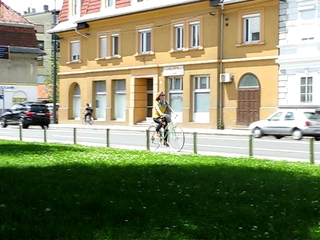
#> input picture Mosse/bicycle/00000001.jpg, 320 x 240 px, found by its file name; its folder holds only this picture in this run
$ python tracker.py
#> lines starting #> are read from the running program, lines starting #| are printed output that depends on the picture
### Mosse/my_mosse.py
"""
Python re-implementation of "Visual Object Tracking using Adaptive Correlation Filters"
@inproceedings{Bolme2010Visual,
  title={Visual object tracking using adaptive correlation filters},
  author={Bolme, David S. and Beveridge, J. Ross and Draper, Bruce A. and Lui, Yui Man},
  booktitle={Computer Vision & Pattern Recognition},
  year={2010},
}
"""
import numpy as np
import cv2


# 汉宁窗，防止频谱泄露
def cos_window(sz):
    """
    width, height = sz
    j = np.arange(0, width)
    i = np.arange(0, height)
    J, I = np.meshgrid(j, i)
    cos_window = np.sin(np.pi * J / width) * np.sin(np.pi * I / height)
    """

    cos_window = np.hanning(int(sz[1]))[:, np.newaxis].dot(np.hanning(int(sz[0]))[np.newaxis, :])
    return cos_window


# 该函数的作用是生成一个sz大小的的高斯核
def gaussian2d_labels(sz,sigma):
    w,h=sz
    xs, ys = np.meshgrid(np.arange(w), np.arange(h)) # 根据w, h的值生成一个网格的x，y坐标
    center_x, center_y = w / 2, h / 2
    dist = ((xs - center_x) ** 2 + (ys - center_y) ** 2) / (sigma**2)
    labels = np.exp(-0.5*dist)
    return labels


class BaseCF:
    def __init__(self):
        raise NotImplementedError

    def init(self,first_frame,bbox):
        raise NotImplementedError

    def update(self,current_frame):
        raise NotImplementedError


class MOSSE(BaseCF):
    def __init__(self,interp_factor=0.125,sigma=2.):
        super(MOSSE).__init__()
        self.interp_factor=interp_factor # 学习率
        self.sigma=sigma # 高斯变换中的方差

    def init(self,first_frame,bbox):
        #取帧
        if len(first_frame.shape)!=2:
            assert first_frame.shape[2]==3  #保证图片是3个通道进来的
            first_frame=cv2.cvtColor(first_frame,cv2.COLOR_BGR2GRAY) # RGB图片转换成灰度图片

        #用于预处理的初始化
        first_frame=first_frame.astype(np.float32)/255 # 归一化
        x,y,w,h=tuple(bbox) # 取出第一帧中ground truth的坐标值 x,y为框的左上角坐标，w, h为框的大小
        self._center=(x+w/2,y+h/2) # 计算ground truth的中心
        self.w,self.h=w,h # 获取框的大小
        w,h=int(round(w)),int(round(h)) # round()四舍五入
        self.cos_window=cos_window((w,h))  # 定义汉宁窗

        #生成G_desired
        self._fi=cv2.getRectSubPix(first_frame,(w,h),self._center) # 从第一帧中截取出检测的目标部分， _fi.shape = (w,h)
        self._G=np.fft.fft2(gaussian2d_labels((w,h),self.sigma)) # 首先生成一个w * h(检测框大小)的高斯核，然后对该高斯核进行傅里叶变换，初始化G

        #生成A_i B_i用来初始化H_i
        self.crop_size=(w,h) # 定义裁剪框的大小
        self._Ai=np.zeros_like(self._G) # 初始化Ai
        self._Bi=np.zeros_like(self._G) # 初始化Bi
        # 对Fi进行多次刚性形变，增强检测的鲁棒性
        # 计算出Ai和Bi的初始值
        for _ in range(8):
            fi=self._rand_warp(self._fi)
            Fi=np.fft.fft2(self._preprocessing(fi,self.cos_window))
            self._Ai+=self._G*np.conj(Fi)
            self._Bi+=Fi*np.conj(Fi)


    # [24 lines left out: function update, not called in this run]

    def _preprocessing(self,img,cos_window,eps=1e-5):
        '''
        该函数对数据进行预处理：
        1. 对数据矩阵取对数
        2. 接着标准化数据，使其更加符合标准正态分布
        (经过以上两步处理，直观上来说数据变得中心化了，弱化了其背景的影响)
        3. 使用窗函数处理数据，减弱其频谱泄露现象
        '''
        img=np.log(img+1)
        img=(img-np.mean(img))/(np.std(img)+eps)
        return cos_window*img

    def _rand_warp(self,img):
        '''
        该函数对第一帧的目标框进行随机重定位，刚性形变，减轻漂移。
        '''
        h, w = img.shape[:2]
        C = .1
        ang = np.random.uniform(-C, C)
        c, s = np.cos(ang), np.sin(ang)
        W = np.array([[c + np.random.uniform(-C, C), -s + np.random.uniform(-C, C), 0],
                      [s + np.random.uniform(-C, C), c + np.random.uniform(-C, C), 0]])
        center_warp = np.array([[w / 2], [h / 2]])
        tmp = np.sum(W[:, :2], axis=1).reshape((2, 1))
        W[:, 2:] = center_warp - center_warp * tmp
        warped = cv2.warpAffine(img, W, (w, h), cv2.BORDER_REFLECT)
        return warped

### Mosse/tracker.py
import cv2
import numpy as np
import os
from my_mosse import MOSSE

def get_axis_aligned_bbox(region):
    nv = region.size
    if nv == 8:
        cx = np.mean(region[0::2])
        cy = np.mean(region[1::2])
        x1 = min(region[0::2])
        x2 = max(region[0::2])
        y1 = min(region[1::2])
        y2 = max(region[1::2])
        A1 = np.linalg.norm(region[0:2] - region[2:4]) * np.linalg.norm(region[2:4] - region[4:6])
        A2 = (x2 - x1) * (y2 - y1)
        s = np.sqrt(A1 / A2)
        w = s * (x2 - x1) + 1
        h = s * (y2 - y1) + 1
    else:
        x = region[0]
        y = region[1]
        w = region[2]
        h = region[3]
        cx = x+w/2 # 中心坐标
        cy = y+h/2

    return cx-w/2, cy-h/2, w, h

# 生成图片序列
def get_img_list(img_dir):
    frame_list = []
    for frame in sorted(os.listdir(img_dir)):
        if os.path.splitext(frame)[1] == '.jpg':
            frame_list.append(os.path.join(img_dir, frame))
    return frame_list

# 读取groundtruth,每行包含8个坐标点
def get_ground_truthes(img_path):
#> called with img_path = 'Mosse/bicycle'
    gt_path = os.path.join(img_path, 'groundtruth.txt')
    gts=[]
    with open(gt_path, 'r') as f:
#> (reads Mosse/bicycle/groundtruth.txt from the repository)
        while True:
            line = f.readline()
            if line=='':
                gts=np.array(gts,dtype=np.float32)
                return gts
            if ',' in line:
                gt_pos = line.split(',')
            else:
                gt_pos=line.split()
            gt_pos_int=[(float(element)) for element in gt_pos]
            gts.append(gt_pos_int)
    return gts


class PyTracker:
    def __init__(self,img_dir,tracker_type):
        self.img_dir=img_dir
        self.tracker_type=tracker_type
        self.frame_list =get_img_list(img_dir)
        self.frame_list.sort()
        self.gts=get_ground_truthes(img_dir)  #有点脱裤子放屁的感觉，其实只用到了第一个ground_truth
        self.init_gt=self.gts[0]     #可能原作者还想量化最后跟踪结果的误差

        if self.tracker_type == 'MOSSE':
            self.tracker=MOSSE()
        else:
            raise NotImplementedError

    def tracking(self,verbose=True,video_path=None):#这个Video_path指存的地址
#> called with verbose = True, video_path = 'Mosse/demo/bicycle1.flv'
        poses = []  #预测的位置
        init_frame = cv2.imread(self.frame_list[0])
#> init_frame is the input picture: shape (240, 320, 3); mean B, G, R 104.7, 135.3, 131.3

        init_gt = np.array(self.init_gt)
        if init_gt.shape[0] != 4:
            init_gt = get_axis_aligned_bbox(init_gt)#如果给的gt不是4个，用来处理这种情况
            print(init_gt)
        x1, y1, w, h =init_gt
        init_gt=tuple(init_gt)

        self.tracker.init(init_frame,init_gt)
#> in init, `first_frame=cv2.cvtColor(first_frame,cv2.COLOR_BGR2GRAY)`:
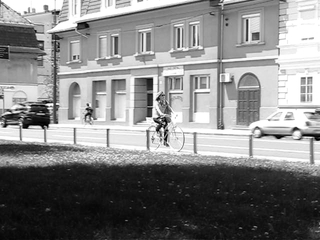
#> first_frame: shape (240, 320); min 0, max 255, mean 130.6

        writer=None
        if verbose is True and video_path is not None:
            writer = cv2.VideoWriter(video_path, cv2.VideoWriter_fourcc('F','L','V','1'), 30, (init_frame.shape[1], init_frame.shape[0]))

        for idx in range(len(self.frame_list)):
            if idx != 0:
                current_frame=cv2.imread(self.frame_list[idx])
                height,width=current_frame.shape[:2]
                bbox=self.tracker.update(current_frame,vis=verbose)
                x1,y1,w,h=bbox
                if verbose is True:
                    if len(current_frame.shape)==2:
                        current_frame=cv2.cvtColor(current_frame,cv2.COLOR_GRAY2BGR)
                    score = self.tracker.score
                    #apce = APCE(score)
                    #psr = PSR(score)
                    F_max = np.max(score)
                    size=self.tracker.crop_size
                    score = cv2.resize(score, size)
                    score -= score.min()
                    score =score/ score.max()
                    score = (score * 255).astype(np.uint8)
                    # score = 255 - score
                    score = cv2.applyColorMap(score, cv2.COLORMAP_JET)
                    center = (int(x1+w/2),int(y1+h/2))
                    x0,y0=center
                    x0=np.clip(x0,0,width-1)
                    y0=np.clip(y0,0,height-1)
                    center=(x0,y0)
                    xmin = int(center[0]) - size[0] // 2
                    xmax = int(center[0]) + size[0] // 2 + size[0] % 2
                    ymin = int(center[1]) - size[1] // 2
                    ymax = int(center[1]) + size[1] // 2 + size[1] % 2
                    left = abs(xmin) if xmin < 0 else 0
                    xmin = 0 if xmin < 0 else xmin
                    right = width - xmax
                    xmax = width if right < 0 else xmax
                    right = size[0] + right if right < 0 else size[0]
                    top = abs(ymin) if ymin < 0 else 0
                    ymin = 0 if ymin < 0 else ymin
                    down = height - ymax
                    ymax = height if down < 0 else ymax
                    down = size[1] + down if down < 0 else size[1]
                    score = score[top:down, left:right]
                    crop_img = current_frame[ymin:ymax, xmin:xmax]
                    score_map = cv2.addWeighted(crop_img, 0.6, score, 0.4, 0)
                    current_frame[ymin:ymax, xmin:xmax] = score_map
                    show_frame=cv2.rectangle(current_frame, (int(x1), int(y1)), (int(x1 + w), int(y1 + h)), (255, 0, 0),1)


                    cv2.imshow('demo', show_frame)
                    if writer is not None:
                        writer.write(show_frame)
                    cv2.waitKey(1)

            poses.append(np.array([int(x1), int(y1), int(w), int(h)]))
        return np.array(poses)


def main():
    tracker = PyTracker('Mosse/bicycle', 'MOSSE')
    tracker.tracking(video_path='Mosse/demo/bicycle1.flv')

if __name__ == '__main__':
    main()
